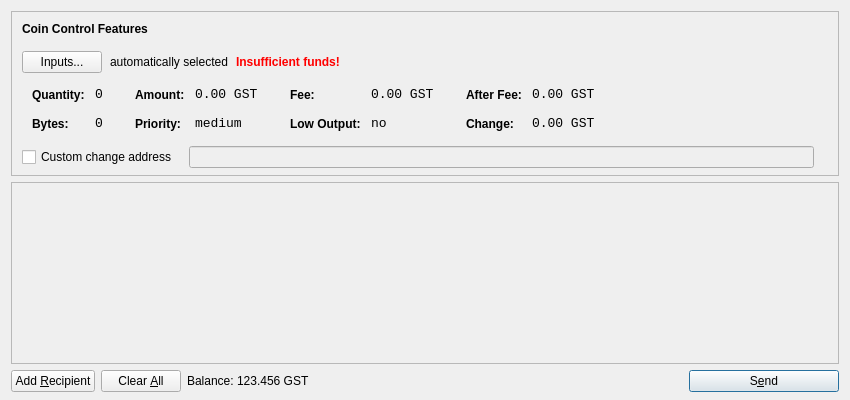
<?xml version="1.0" encoding="UTF-8"?>
<ui version="4.0">
 <class>SendCoinsDialog</class>
 <widget class="QDialog" name="SendCoinsDialog">
  <property name="geometry">
   <rect>
    <x>0</x>
    <y>0</y>
    <width>850</width>
    <height>400</height>
   </rect>
  </property>
  <property name="windowTitle">
   <string>Send Coins</string>
  </property>
  <layout class="QVBoxLayout" name="verticalLayout" stretch="0,1,0">
   <property name="bottomMargin">
    <number>8</number>
   </property>
   <item>
    <widget class="QFrame" name="frameCoinControl">
     <property name="sizePolicy">
      <sizepolicy hsizetype="Expanding" vsizetype="Expanding">
       <horstretch>0</horstretch>
       <verstretch>0</verstretch>
      </sizepolicy>
     </property>
     <property name="maximumSize">
      <size>
       <width>16777215</width>
       <height>16777215</height>
      </size>
     </property>
     <property name="frameShape">
      <enum>QFrame::StyledPanel</enum>
     </property>
     <property name="frameShadow">
      <enum>QFrame::Sunken</enum>
     </property>
     <layout class="QVBoxLayout" name="verticalLayoutCoinControl2">
      <property name="spacing">
       <number>-1</number>
      </property>
      <property name="leftMargin">
       <number>0</number>
      </property>
      <property name="topMargin">
       <number>0</number>
      </property>
      <property name="rightMargin">
       <number>0</number>
      </property>
      <property name="bottomMargin">
       <number>6</number>
      </property>
      <item>
       <layout class="QVBoxLayout" name="verticalLayoutCoinControl" stretch="0,0,0,0,1">
        <property name="spacing">
         <number>0</number>
        </property>
        <property name="leftMargin">
         <number>10</number>
        </property>
        <property name="topMargin">
         <number>10</number>
        </property>
        <item>
         <layout class="QHBoxLayout" name="horizontalLayoutCoinControl1">
          <property name="bottomMargin">
           <number>15</number>
          </property>
          <item>
           <widget class="QLabel" name="labelCoinControlFeatures">
            <property name="sizePolicy">
             <sizepolicy hsizetype="Preferred" vsizetype="Maximum">
              <horstretch>0</horstretch>
              <verstretch>0</verstretch>
             </sizepolicy>
            </property>
            <property name="font">
             <font>
              <weight>75</weight>
              <bold>true</bold>
             </font>
            </property>
            <property name="styleSheet">
             <string notr="true">font-weight:bold;</string>
            </property>
            <property name="text">
             <string>Coin Control Features</string>
            </property>
           </widget>
          </item>
         </layout>
        </item>
        <item>
         <layout class="QHBoxLayout" name="horizontalLayoutCoinControl2" stretch="0,0,0,0">
          <property name="spacing">
           <number>8</number>
          </property>
          <property name="bottomMargin">
           <number>10</number>
          </property>
          <item>
           <widget class="QPushButton" name="pushButtonCoinControl">
            <property name="styleSheet">
             <string notr="true"/>
            </property>
            <property name="text">
             <string>Inputs...</string>
            </property>
           </widget>
          </item>
          <item>
           <widget class="QLabel" name="labelCoinControlAutomaticallySelected">
            <property name="text">
             <string>automatically selected</string>
            </property>
            <property name="margin">
             <number>5</number>
            </property>
           </widget>
          </item>
          <item>
           <widget class="QLabel" name="labelCoinControlInsuffFunds">
            <property name="font">
             <font>
              <weight>75</weight>
              <bold>true</bold>
             </font>
            </property>
            <property name="styleSheet">
             <string notr="true">color:red;font-weight:bold;</string>
            </property>
            <property name="text">
             <string>Insufficient funds!</string>
            </property>
            <property name="margin">
             <number>5</number>
            </property>
           </widget>
          </item>
          <item>
           <spacer name="horizontalSpacerCoinControl">
            <property name="orientation">
             <enum>Qt::Horizontal</enum>
            </property>
            <property name="sizeHint" stdset="0">
             <size>
              <width>40</width>
              <height>1</height>
             </size>
            </property>
           </spacer>
          </item>
         </layout>
        </item>
        <item>
         <widget class="QWidget" name="widgetCoinControl" native="true">
          <property name="sizePolicy">
           <sizepolicy hsizetype="Preferred" vsizetype="Preferred">
            <horstretch>0</horstretch>
            <verstretch>0</verstretch>
           </sizepolicy>
          </property>
          <property name="minimumSize">
           <size>
            <width>0</width>
            <height>0</height>
           </size>
          </property>
          <property name="styleSheet">
           <string notr="true"/>
          </property>
          <layout class="QHBoxLayout" name="horizontalLayoutCoinControl5">
           <property name="margin">
            <number>0</number>
           </property>
           <item>
            <layout class="QHBoxLayout" name="horizontalLayoutCoinControl3" stretch="0,0,0,1">
             <property name="spacing">
              <number>20</number>
             </property>
             <property name="topMargin">
              <number>0</number>
             </property>
             <property name="bottomMargin">
              <number>10</number>
             </property>
             <item>
              <layout class="QFormLayout" name="formLayoutCoinControl1">
               <property name="horizontalSpacing">
                <number>10</number>
               </property>
               <property name="verticalSpacing">
                <number>14</number>
               </property>
               <property name="leftMargin">
                <number>10</number>
               </property>
               <property name="topMargin">
                <number>4</number>
               </property>
               <property name="rightMargin">
                <number>6</number>
               </property>
               <item row="0" column="0">
                <widget class="QLabel" name="labelCoinControlQuantityText">
                 <property name="styleSheet">
                  <string notr="true">font-weight:bold;</string>
                 </property>
                 <property name="text">
                  <string>Quantity:</string>
                 </property>
                 <property name="margin">
                  <number>0</number>
                 </property>
                </widget>
               </item>
               <item row="0" column="1">
                <widget class="QLabel" name="labelCoinControlQuantity">
                 <property name="font">
                  <font>
                   <family>Monospace</family>
                   <pointsize>10</pointsize>
                  </font>
                 </property>
                 <property name="cursor">
                  <cursorShape>IBeamCursor</cursorShape>
                 </property>
                 <property name="contextMenuPolicy">
                  <enum>Qt::ActionsContextMenu</enum>
                 </property>
                 <property name="text">
                  <string notr="true">0</string>
                 </property>
                 <property name="margin">
                  <number>0</number>
                 </property>
                 <property name="textInteractionFlags">
                  <set>Qt::LinksAccessibleByMouse|Qt::TextSelectableByKeyboard|Qt::TextSelectableByMouse</set>
                 </property>
                </widget>
               </item>
               <item row="1" column="0">
                <widget class="QLabel" name="labelCoinControlBytesText">
                 <property name="styleSheet">
                  <string notr="true">font-weight:bold;</string>
                 </property>
                 <property name="text">
                  <string>Bytes:</string>
                 </property>
                </widget>
               </item>
               <item row="1" column="1">
                <widget class="QLabel" name="labelCoinControlBytes">
                 <property name="font">
                  <font>
                   <family>Monospace</family>
                   <pointsize>10</pointsize>
                  </font>
                 </property>
                 <property name="cursor">
                  <cursorShape>IBeamCursor</cursorShape>
                 </property>
                 <property name="contextMenuPolicy">
                  <enum>Qt::ActionsContextMenu</enum>
                 </property>
                 <property name="text">
                  <string notr="true">0</string>
                 </property>
                 <property name="textInteractionFlags">
                  <set>Qt::LinksAccessibleByMouse|Qt::TextSelectableByKeyboard|Qt::TextSelectableByMouse</set>
                 </property>
                </widget>
               </item>
              </layout>
             </item>
             <item>
              <layout class="QFormLayout" name="formLayoutCoinControl2">
               <property name="horizontalSpacing">
                <number>10</number>
               </property>
               <property name="verticalSpacing">
                <number>14</number>
               </property>
               <property name="leftMargin">
                <number>6</number>
               </property>
               <property name="topMargin">
                <number>4</number>
               </property>
               <property name="rightMargin">
                <number>6</number>
               </property>
               <item row="0" column="0">
                <widget class="QLabel" name="labelCoinControlAmountText">
                 <property name="styleSheet">
                  <string notr="true">font-weight:bold;</string>
                 </property>
                 <property name="text">
                  <string>Amount:</string>
                 </property>
                 <property name="margin">
                  <number>0</number>
                 </property>
                </widget>
               </item>
               <item row="0" column="1">
                <widget class="QLabel" name="labelCoinControlAmount">
                 <property name="font">
                  <font>
                   <family>Monospace</family>
                   <pointsize>10</pointsize>
                  </font>
                 </property>
                 <property name="cursor">
                  <cursorShape>IBeamCursor</cursorShape>
                 </property>
                 <property name="contextMenuPolicy">
                  <enum>Qt::ActionsContextMenu</enum>
                 </property>
                 <property name="text">
                  <string notr="true">0.00 GST</string>
                 </property>
                 <property name="textInteractionFlags">
                  <set>Qt::LinksAccessibleByMouse|Qt::TextSelectableByKeyboard|Qt::TextSelectableByMouse</set>
                 </property>
                </widget>
               </item>
               <item row="1" column="0">
                <widget class="QLabel" name="labelCoinControlPriorityText">
                 <property name="styleSheet">
                  <string notr="true">font-weight:bold;</string>
                 </property>
                 <property name="text">
                  <string>Priority:</string>
                 </property>
                </widget>
               </item>
               <item row="1" column="1">
                <widget class="QLabel" name="labelCoinControlPriority">
                 <property name="font">
                  <font>
                   <family>Monospace</family>
                   <pointsize>10</pointsize>
                  </font>
                 </property>
                 <property name="cursor">
                  <cursorShape>IBeamCursor</cursorShape>
                 </property>
                 <property name="contextMenuPolicy">
                  <enum>Qt::ActionsContextMenu</enum>
                 </property>
                 <property name="text">
                  <string>medium</string>
                 </property>
                 <property name="textInteractionFlags">
                  <set>Qt::LinksAccessibleByMouse|Qt::TextSelectableByKeyboard|Qt::TextSelectableByMouse</set>
                 </property>
                </widget>
               </item>
              </layout>
             </item>
             <item>
              <layout class="QFormLayout" name="formLayoutCoinControl3">
               <property name="horizontalSpacing">
                <number>10</number>
               </property>
               <property name="verticalSpacing">
                <number>14</number>
               </property>
               <property name="leftMargin">
                <number>6</number>
               </property>
               <property name="topMargin">
                <number>4</number>
               </property>
               <property name="rightMargin">
                <number>6</number>
               </property>
               <item row="0" column="0">
                <widget class="QLabel" name="labelCoinControlFeeText">
                 <property name="styleSheet">
                  <string notr="true">font-weight:bold;</string>
                 </property>
                 <property name="text">
                  <string>Fee:</string>
                 </property>
                 <property name="margin">
                  <number>0</number>
                 </property>
                </widget>
               </item>
               <item row="0" column="1">
                <widget class="QLabel" name="labelCoinControlFee">
                 <property name="font">
                  <font>
                   <family>Monospace</family>
                   <pointsize>10</pointsize>
                  </font>
                 </property>
                 <property name="cursor">
                  <cursorShape>IBeamCursor</cursorShape>
                 </property>
                 <property name="contextMenuPolicy">
                  <enum>Qt::ActionsContextMenu</enum>
                 </property>
                 <property name="text">
                  <string notr="true">0.00 GST</string>
                 </property>
                 <property name="textInteractionFlags">
                  <set>Qt::LinksAccessibleByMouse|Qt::TextSelectableByKeyboard|Qt::TextSelectableByMouse</set>
                 </property>
                </widget>
               </item>
               <item row="1" column="0">
                <widget class="QLabel" name="labelCoinControlLowOutputText">
                 <property name="styleSheet">
                  <string notr="true">font-weight:bold;</string>
                 </property>
                 <property name="text">
                  <string>Low Output:</string>
                 </property>
                </widget>
               </item>
               <item row="1" column="1">
                <widget class="QLabel" name="labelCoinControlLowOutput">
                 <property name="font">
                  <font>
                   <family>Monospace</family>
                   <pointsize>10</pointsize>
                  </font>
                 </property>
                 <property name="cursor">
                  <cursorShape>IBeamCursor</cursorShape>
                 </property>
                 <property name="contextMenuPolicy">
                  <enum>Qt::ActionsContextMenu</enum>
                 </property>
                 <property name="text">
                  <string>no</string>
                 </property>
                 <property name="textInteractionFlags">
                  <set>Qt::LinksAccessibleByMouse|Qt::TextSelectableByKeyboard|Qt::TextSelectableByMouse</set>
                 </property>
                </widget>
               </item>
              </layout>
             </item>
             <item>
              <layout class="QFormLayout" name="formLayoutCoinControl4">
               <property name="horizontalSpacing">
                <number>10</number>
               </property>
               <property name="verticalSpacing">
                <number>14</number>
               </property>
               <property name="leftMargin">
                <number>6</number>
               </property>
               <property name="topMargin">
                <number>4</number>
               </property>
               <property name="rightMargin">
                <number>6</number>
               </property>
               <item row="0" column="0">
                <widget class="QLabel" name="labelCoinControlAfterFeeText">
                 <property name="styleSheet">
                  <string notr="true">font-weight:bold;</string>
                 </property>
                 <property name="text">
                  <string>After Fee:</string>
                 </property>
                 <property name="margin">
                  <number>0</number>
                 </property>
                </widget>
               </item>
               <item row="0" column="1">
                <widget class="QLabel" name="labelCoinControlAfterFee">
                 <property name="font">
                  <font>
                   <family>Monospace</family>
                   <pointsize>10</pointsize>
                  </font>
                 </property>
                 <property name="cursor">
                  <cursorShape>IBeamCursor</cursorShape>
                 </property>
                 <property name="contextMenuPolicy">
                  <enum>Qt::ActionsContextMenu</enum>
                 </property>
                 <property name="text">
                  <string notr="true">0.00 GST</string>
                 </property>
                 <property name="textInteractionFlags">
                  <set>Qt::LinksAccessibleByMouse|Qt::TextSelectableByKeyboard|Qt::TextSelectableByMouse</set>
                 </property>
                </widget>
               </item>
               <item row="1" column="0">
                <widget class="QLabel" name="labelCoinControlChangeText">
                 <property name="styleSheet">
                  <string notr="true">font-weight:bold;</string>
                 </property>
                 <property name="text">
                  <string>Change:</string>
                 </property>
                </widget>
               </item>
               <item row="1" column="1">
                <widget class="QLabel" name="labelCoinControlChange">
                 <property name="font">
                  <font>
                   <family>Monospace</family>
                   <pointsize>10</pointsize>
                  </font>
                 </property>
                 <property name="cursor">
                  <cursorShape>IBeamCursor</cursorShape>
                 </property>
                 <property name="contextMenuPolicy">
                  <enum>Qt::ActionsContextMenu</enum>
                 </property>
                 <property name="text">
                  <string notr="true">0.00 GST</string>
                 </property>
                 <property name="textInteractionFlags">
                  <set>Qt::LinksAccessibleByMouse|Qt::TextSelectableByKeyboard|Qt::TextSelectableByMouse</set>
                 </property>
                </widget>
               </item>
              </layout>
             </item>
            </layout>
           </item>
          </layout>
         </widget>
        </item>
        <item>
         <layout class="QHBoxLayout" name="horizontalLayoutCoinControl4" stretch="0,0,0">
          <property name="spacing">
           <number>12</number>
          </property>
          <property name="sizeConstraint">
           <enum>QLayout::SetDefaultConstraint</enum>
          </property>
          <property name="topMargin">
           <number>5</number>
          </property>
          <property name="rightMargin">
           <number>5</number>
          </property>
          <item>
           <widget class="QCheckBox" name="checkBoxCoinControlChange">
            <property name="toolTip">
             <string>If this is activated, but the change address is empty or invalid, change will be sent to a newly generated address.</string>
            </property>
            <property name="text">
             <string>Custom change address</string>
            </property>
           </widget>
          </item>
          <item>
           <widget class="QLineEdit" name="lineEditCoinControlChange">
            <property name="enabled">
             <bool>false</bool>
            </property>
            <property name="sizePolicy">
             <sizepolicy hsizetype="Expanding" vsizetype="Fixed">
              <horstretch>0</horstretch>
              <verstretch>0</verstretch>
             </sizepolicy>
            </property>
           </widget>
          </item>
          <item>
           <widget class="QLabel" name="labelCoinControlChangeLabel">
            <property name="sizePolicy">
             <sizepolicy hsizetype="Preferred" vsizetype="Expanding">
              <horstretch>0</horstretch>
              <verstretch>0</verstretch>
             </sizepolicy>
            </property>
            <property name="minimumSize">
             <size>
              <width>0</width>
              <height>0</height>
             </size>
            </property>
            <property name="text">
             <string/>
            </property>
            <property name="margin">
             <number>3</number>
            </property>
           </widget>
          </item>
         </layout>
        </item>
        <item>
         <spacer name="verticalSpacerCoinControl">
          <property name="orientation">
           <enum>Qt::Vertical</enum>
          </property>
          <property name="sizeHint" stdset="0">
           <size>
            <width>800</width>
            <height>1</height>
           </size>
          </property>
         </spacer>
        </item>
       </layout>
      </item>
     </layout>
    </widget>
   </item>
   <item>
    <widget class="QScrollArea" name="scrollArea">
     <property name="widgetResizable">
      <bool>true</bool>
     </property>
     <widget class="QWidget" name="scrollAreaWidgetContents">
      <property name="geometry">
       <rect>
        <x>0</x>
        <y>0</y>
        <width>830</width>
        <height>165</height>
       </rect>
      </property>
      <layout class="QVBoxLayout" name="verticalLayout_2">
       <property name="margin">
        <number>0</number>
       </property>
       <item>
        <layout class="QVBoxLayout" name="entries">
         <property name="spacing">
          <number>6</number>
         </property>
        </layout>
       </item>
       <item>
        <spacer name="verticalSpacer">
         <property name="orientation">
          <enum>Qt::Vertical</enum>
         </property>
         <property name="sizeHint" stdset="0">
          <size>
           <width>20</width>
           <height>40</height>
          </size>
         </property>
        </spacer>
       </item>
      </layout>
     </widget>
    </widget>
   </item>
   <item>
    <layout class="QHBoxLayout" name="horizontalLayout">
     <item>
      <widget class="QPushButton" name="addButton">
       <property name="toolTip">
        <string>Send to multiple recipients at once</string>
       </property>
       <property name="text">
        <string>Add &amp;Recipient</string>
       </property>
       <property name="icon">
        <iconset resource="../gostcoin.qrc">
         <normaloff>:/icons/add</normaloff>:/icons/add</iconset>
       </property>
       <property name="autoDefault">
        <bool>false</bool>
       </property>
      </widget>
     </item>
     <item>
      <widget class="QPushButton" name="clearButton">
       <property name="sizePolicy">
        <sizepolicy hsizetype="Minimum" vsizetype="Fixed">
         <horstretch>0</horstretch>
         <verstretch>0</verstretch>
        </sizepolicy>
       </property>
       <property name="toolTip">
        <string>Remove all transaction fields</string>
       </property>
       <property name="text">
        <string>Clear &amp;All</string>
       </property>
       <property name="icon">
        <iconset resource="../gostcoin.qrc">
         <normaloff>:/icons/remove</normaloff>:/icons/remove</iconset>
       </property>
       <property name="autoRepeatDelay">
        <number>300</number>
       </property>
       <property name="autoDefault">
        <bool>false</bool>
       </property>
      </widget>
     </item>
     <item>
      <layout class="QHBoxLayout" name="horizontalLayout_2">
       <property name="spacing">
        <number>3</number>
       </property>
       <item>
        <widget class="QLabel" name="label">
         <property name="text">
          <string>Balance:</string>
         </property>
        </widget>
       </item>
       <item>
        <widget class="QLabel" name="labelBalance">
         <property name="cursor">
          <cursorShape>IBeamCursor</cursorShape>
         </property>
         <property name="text">
          <string notr="true">123.456 GST</string>
         </property>
         <property name="textInteractionFlags">
          <set>Qt::LinksAccessibleByMouse|Qt::TextSelectableByKeyboard|Qt::TextSelectableByMouse</set>
         </property>
        </widget>
       </item>
      </layout>
     </item>
     <item>
      <spacer name="horizontalSpacer">
       <property name="orientation">
        <enum>Qt::Horizontal</enum>
       </property>
       <property name="sizeHint" stdset="0">
        <size>
         <width>40</width>
         <height>20</height>
        </size>
       </property>
      </spacer>
     </item>
     <item>
      <widget class="QPushButton" name="sendButton">
       <property name="minimumSize">
        <size>
         <width>150</width>
         <height>0</height>
        </size>
       </property>
       <property name="toolTip">
        <string>Confirm the send action</string>
       </property>
       <property name="text">
        <string>S&amp;end</string>
       </property>
       <property name="icon">
        <iconset resource="../gostcoin.qrc">
         <normaloff>:/icons/send</normaloff>:/icons/send</iconset>
       </property>
       <property name="default">
        <bool>true</bool>
       </property>
      </widget>
     </item>
    </layout>
   </item>
  </layout>
 </widget>
 <resources>
  <include location="../gostcoin.qrc"/>
 </resources>
 <connections/>
</ui>
